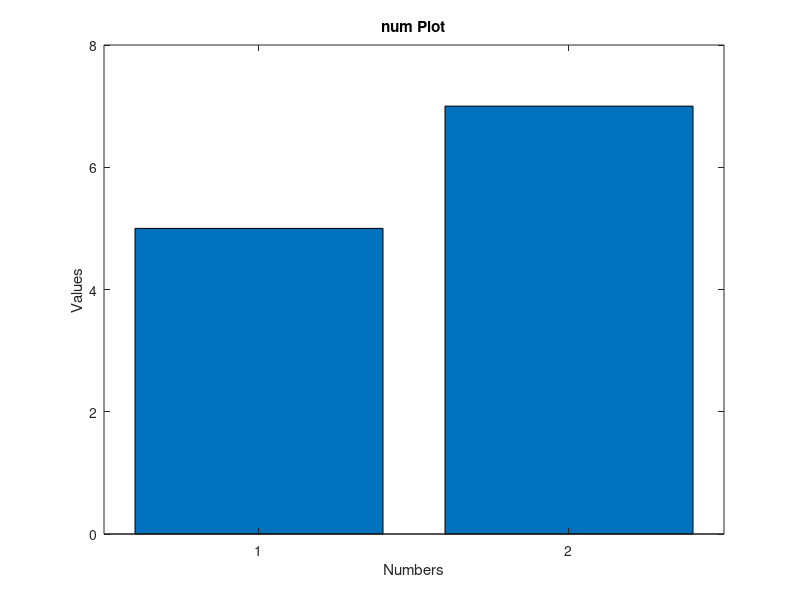

Source code (MATLAB):
% This is a simple MATLAB code to calculate the average of two numbers and plot them

% Initialize the variables
num1 = 5;
num2 = 7;

% Calculate the average of the two numbers
average = (num1 + num2) / 2;

% Display the result
disp(['The average of ' num2str(num1) ' and ' num2str(num2) ' is ' num2str(average)]);

% Plot the two numbers
figure;
bar([num1, num2]);
title('num Plot');
xlabel('Numbers');
ylabel('Values');
ylim([0 8]);